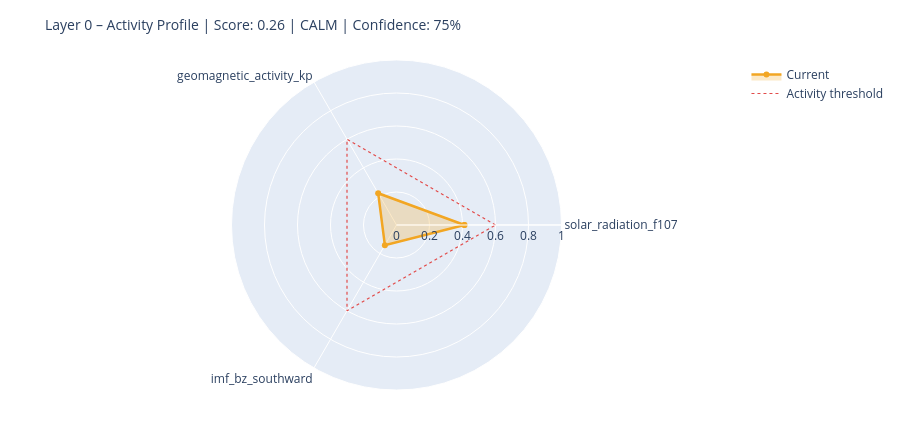

Notebook source saved alongside this figure:
### Markdown cell above
---
## 6. State Assessment & Handoff to Layer 1

### Code cell
# ============================================================
# STEP 1 – Collect raw values with source modes
# Mode: 'primary' | 'fallback_3h' | 'last_valid' | 'missing'
# ============================================================

def safe_last(df, col):
    if df is None or col not in df.columns: return None
    s = df[col].dropna()
    return float(s.iloc[-1]) if not s.empty else None

f107_now = safe_last(df_f107, 'f10.7')
bz_now   = safe_last(df_mag,  'bz_gsm')
kp_now   = safe_last(df_kp,   'kp')
sw_now   = safe_last(df_sw,   'speed')

source_modes = {
    'F10.7':    'primary'  if f107_now is not None else 'missing',
    'Kp':       'primary'  if kp_now   is not None else 'missing',
    'IMF_Bz':   'primary'  if bz_now   is not None else 'missing',
    'SW_speed': 'primary'  if sw_now   is not None else 'missing',
}

# Kp Fallback – 3h endpoint
if kp_now is None:
    try:
        r = requests.get(
            'https://services.swpc.noaa.gov/json/noaa-planetary-k-index.json',
            timeout=10)
        r.raise_for_status()
        fb = pd.DataFrame(r.json())
        tc = next((c for c in fb.columns if 'time' in c.lower()), fb.columns[0])
        kc = next((c for c in fb.columns if 'kp' in c.lower() and c != tc), None)
        if kc:
            fb[kc] = fb[kc].astype(str).str.extract(r'([0-9]+(?:\.[0-9]*)?)')[0]
            fb[kc] = pd.to_numeric(fb[kc], errors='coerce')
            fb = fb[fb[kc] >= 0].dropna(subset=[kc])
            if not fb.empty:
                kp_now = float(fb[kc].iloc[-1])
                source_modes['Kp'] = 'fallback_3h'
                print(f'  Kp fallback (3h): {kp_now:.1f}')
    except Exception as e:
        print(f'  Kp fallback failed: {e}')

# Solar Wind Fallback – last valid value
if sw_now is None and df_sw is not None and 'speed' in df_sw.columns:
    s = df_sw['speed'].dropna()
    if not s.empty:
        sw_now = float(s.iloc[-1])
        source_modes['SW_speed'] = 'last_valid'
        print(f'  SW fallback (last_valid): {sw_now:.0f} km/s')

print()
print('Source modes:', source_modes)

# ============================================================
# STEP 2 – Score from available components only
# ============================================================

def norm(v, lo, hi):
    if v is None: return None
    return max(0.0, min(1.0, (v - lo) / (hi - lo)))

COMPONENTS = {
    'solar_radiation_f107':    (f107_now, norm(f107_now, 60, 250)),
    'geomagnetic_activity_kp': (kp_now,   norm(kp_now,   0,   9)),
    'imf_bz_southward':        (bz_now,   norm(-(bz_now or 0) if bz_now else None, -5, 30)
                                           if bz_now is not None else None),
    'solar_wind_speed':        (sw_now,   norm(sw_now, 300, 800)),
}

available   = {k: v[1] for k, v in COMPONENTS.items() if v[1] is not None}
unavailable = [k for k, v in COMPONENTS.items() if v[1] is None]

layer0_score = round(sum(available.values()) / len(available), 4) if available else None
confidence   = round(len(available) / len(COMPONENTS), 2)

level = ('unknown'  if layer0_score is None
         else 'calm'     if layer0_score < 0.3
         else 'moderate' if layer0_score < 0.6
         else 'active')

# ============================================================
# STEP 3 – Dominant Driver
# ============================================================

def dominant_driver(kp, f107, bz, sw):
    candidates = []
    if kp   is not None and kp   >= 4:   candidates.append(('geomagnetic',    kp / 9))
    if sw   is not None and sw   >= 500:  candidates.append(('solar_wind',     sw / 800))
    if bz   is not None and bz   <= -5:   candidates.append(('imf_southward',  abs(bz) / 30))
    if f107 is not None and f107 >= 150:  candidates.append(('solar_radiation',f107 / 250))
    return max(candidates, key=lambda x: x[1])[0] if candidates else 'none'

driver = dominant_driver(kp_now, f107_now, bz_now, sw_now)

# ============================================================
# STEP 4 – Downstream expectations
# ============================================================

def downstream_expectation(driver, score, kp, bz, f107):
    exp = {
        'magnetosphere':        'calm',
        'ionosphere':           'calm',
        'schumann_resonance':   'unchanged',
        'lithosphere_currents': 'low',
    }
    if driver == 'geomagnetic' or (kp and kp >= 5):
        exp['magnetosphere']        = 'compressed / storm'
        exp['ionosphere']           = 'elevated disturbance (TEC variability)'
        exp['schumann_resonance']   = 'elevated amplitude possible'
        exp['lithosphere_currents'] = 'elevated induction currents'
    elif driver == 'imf_southward' or (bz and bz <= -5):
        exp['magnetosphere']        = 'energy coupling active'
        exp['ionosphere']           = 'elevated electron density possible'
        exp['schumann_resonance']   = 'slight modulation possible'
    elif driver == 'solar_radiation' or (f107 and f107 >= 150):
        exp['ionosphere']           = 'elevated ionization (F-layer)'
        exp['schumann_resonance']   = 'slightly elevated background activity'
    return exp

downstream = downstream_expectation(driver, layer0_score, kp_now, bz_now, f107_now)

# ============================================================
# CONSOLE OUTPUT
# ============================================================

W = 58
print('=' * W)
print('LAYER 0 – STATE ASSESSMENT')
print('=' * W)
for name, (raw_v, score_v) in COMPONENTS.items():
    if score_v is not None:
        bar = '█' * int(score_v * 20) + '░' * (20 - int(score_v * 20))
        print(f'  {name:<35}  {bar}  {score_v:.2f}')
    else:
        print(f'  {name:<35}  {"─" * 20}  n/a')
print('-' * W)
print(f'  Score ({len(available)}/{len(COMPONENTS)} components):  {layer0_score:.3f}')
print(f'  Confidence:         {confidence:.0%}')
print(f'  Level:              {level.upper()}')
print(f'  Dominant Driver:    {driver}')

# Radar chart
cats = list(available.keys())
vals = list(available.values())
if len(cats) >= 3:
    fig = go.Figure()
    fig.add_trace(go.Scatterpolar(
        r=vals + [vals[0]], theta=cats + [cats[0]],
        fill='toself', fillcolor='rgba(242,166,35,0.25)',
        line=dict(color='#F2A623', width=2.5), name='Current'
    ))
    fig.add_trace(go.Scatterpolar(
        r=[0.6] * (len(cats) + 1), theta=cats + [cats[0]],
        line=dict(color='#E24B4A', dash='dot', width=1.2),
        mode='lines', name='Activity threshold'
    ))
    fig.update_layout(
        title=dict(text=f'Layer 0 – Activity Profile | Score: {layer0_score:.2f} | {level.upper()} | Confidence: {confidence:.0%}',
                   font=dict(size=14)),
        polar=dict(radialaxis=dict(visible=True, range=[0, 1])),
        height=430, showlegend=True,
        margin=dict(l=60, r=60, t=60, b=40)
    )
    fig.show()

### Figure 1 — Plotly figure (JSON) as saved in the notebook; plotly's stock layout.template omitted (floating-point values rounded to 4 significant figures)
{"data": [{"fill": "toself", "fillcolor": "rgba(242,166,35,0.25)", "line": {"color": "#F2A623", "width": 2.5}, "name": "Current", "r": [0.4116, 0.2222, 0.1409, 0.4116], "theta": ["solar_radiation_f107", "geomagnetic_activity_kp", "imf_bz_southward", "solar_radiation_f107"], "type": "scatterpolar"}, {"line": {"color": "#E24B4A", "dash": "dot", "width": 1.2}, "mode": "lines", "name": "Activity threshold", "r": [0.6, 0.6, 0.6, 0.6], "theta": ["solar_radiation_f107", "geomagnetic_activity_kp", "imf_bz_southward", "solar_radiation_f107"], "type": "scatterpolar"}], "layout": {"height": 430, "margin": {"b": 40, "l": 60, "r": 60, "t": 60}, "polar": {"radialaxis": {"range": [0, 1], "visible": true}}, "showlegend": true, "title": {"font": {"size": 14}, "text": "Layer 0 – Activity Profile | Score: 0.26 | CALM | Confidence: 75%"}}}
